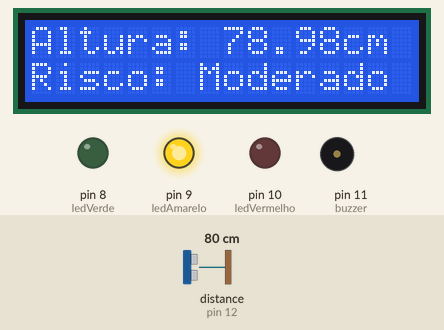
Recording of a sketch running on a simulated Arduino Uno, built with avr-gcc and run on an emulated ATmega328P. Shown: 16×2 character LCD, output pins drawn as LEDs (lit = HIGH), buzzer (waves = sounding). Wiring (inferred from the names in the program): ultrasonic range finder: trigger pin 13; echo pin 12. The inputs (shaded band) are chosen by the test bench; at power-on: distance to the obstacle (sensor on pin 12) 80 cm. The echo pulse lasts 58.3 µs per cm; pins used as bus, display or sensor lines are not drawn.

Above: at 3.2 s.
3.3 s: distance to the obstacle (sensor on pin 12) set to 55 cm
At 5.6 s:
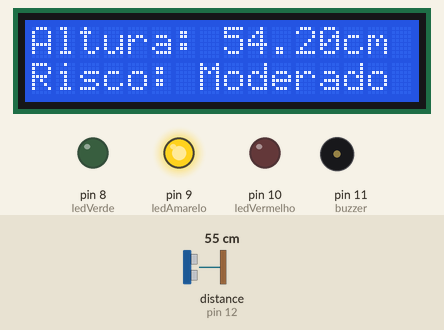
6.0 s: distance to the obstacle (sensor on pin 12) set to 47 cm
At 7.2 s:
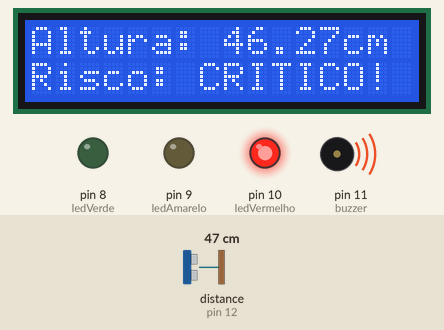
11.7 s: distance to the obstacle (sensor on pin 12) set to 120 cm
At 13.5 s:
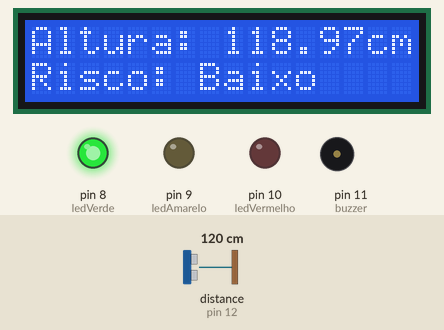
Timing chart, 0 to 15.0 s (numbered marks = the images above; inputs shaded):
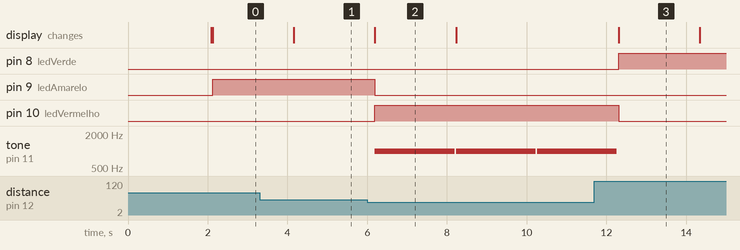

Measured:
- the behaviour switches between 51 and 50 cm on distance to the obstacle (sensor on pin 12) (found by bisection; images 1 and 2)
- after the input at 3.3 s, the display: changes after 0.86 s (image 1)
- after the input at 6.0 s, pin 9 (ledAmarelo): HIGH → LOW after 0.19 s; pin 10 (ledVermelho): LOW → HIGH after 0.19 s; tone on pin 11 (buzzer): alternates 1000 Hz for 2.0 s and silent for 0.04 s, starting after 0.19 s; the display: changes after 0.19 s (image 2)
- after the input at 11.7 s, pin 8 (ledVerde): LOW → HIGH after 0.60 s; pin 10 (ledVermelho): HIGH → LOW after 0.60 s; tone on pin 11 (buzzer): goes on until 12.3 s, then stays silent; the display: changes after 0.60 s (image 3)
- what the display in image 2 shows lasts 2.0 s, from 6.2 s to 8.2 s

The sketch:

arduino.ino
```cpp
#include <Wire.h>
#include <LiquidCrystal_I2C.h>

LiquidCrystal_I2C lcd(0x27, 16, 2);

// Pinos do sensor ultrassônico
const int trigPin =  13;
const int echoPin = 12;

// LEDs
const int ledVerde = 8;
const int ledAmarelo =  9;
const int ledVermelho =  10;

// Buzzer
const int buzzer = 11;

// Variáveis para distância
long duracao;
float distancia;

void setup() {
  // Inicializa LCD
  lcd.init();
  lcd.backlight();

  // Pinos do sensor
  pinMode(trigPin, OUTPUT);
  pinMode(echoPin, INPUT);

  // Pinos dos LEDs
  pinMode(ledVerde, OUTPUT);
  pinMode(ledAmarelo, OUTPUT);
  pinMode(ledVermelho, OUTPUT);

  // Buzzer
  pinMode(buzzer, OUTPUT);

  // Mensagem inicial
  lcd.setCursor(0, 0);
  lcd.print(" HydroSafe Tech ");
  delay(2000);
  lcd.clear();
}

void loop() {
  // Mede a distância (altura da água)
  digitalWrite(trigPin, LOW);
  delayMicroseconds(2);

  digitalWrite(trigPin, HIGH);
  delayMicroseconds(10);
  digitalWrite(trigPin, LOW);

  duracao = pulseIn(echoPin, HIGH);
  distancia = duracao * 0.034 / 2; // cm

  lcd.clear();
  lcd.setCursor(0, 0);
  lcd.print("Altura: ");
  lcd.print(distancia);
  lcd.print("cm");

  // Lógica de risco
  if (distancia > 100) {
    // Risco Baixo
    lcd.setCursor(0, 1);
    lcd.print("Risco: Baixo   ");
    digitalWrite(ledVerde, HIGH);
    digitalWrite(ledAmarelo, LOW);
    digitalWrite(ledVermelho, LOW);
    digitalWrite(buzzer, LOW);
  }
  else if (distancia > 50 && distancia <= 100) {
    // Risco Moderado
    lcd.setCursor(0, 1);
    lcd.print("Risco: Moderado");
    digitalWrite(ledVerde, LOW);
    digitalWrite(ledAmarelo, HIGH);
    digitalWrite(ledVermelho, LOW);
    digitalWrite(buzzer, LOW);
  }
  else {
    // Risco Crítico
    lcd.setCursor(0, 1);
    lcd.print("Risco: CRITICO!");
    digitalWrite(ledVerde, LOW);
    digitalWrite(ledAmarelo, LOW);
    digitalWrite(ledVermelho, HIGH);
    tone(buzzer, 1000); // Liga buzzer com som
  }

  delay(2000);
  noTone(buzzer); // Desliga buzzer entre ciclos
}
```
